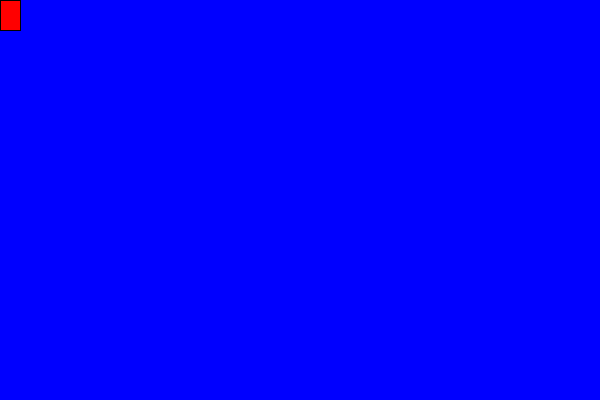
Frame 1 (no input)
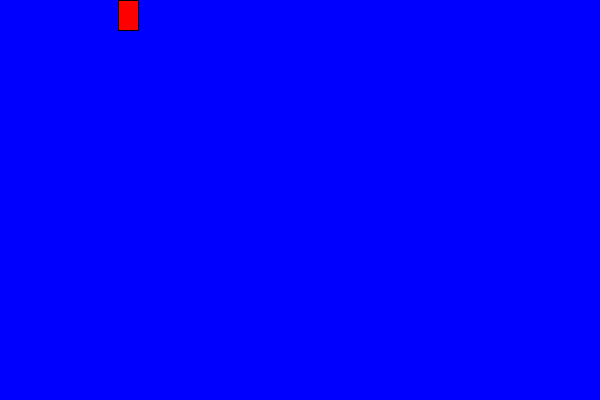
Frame 60 (the mouse pressed at the canvas centre just before this capture)
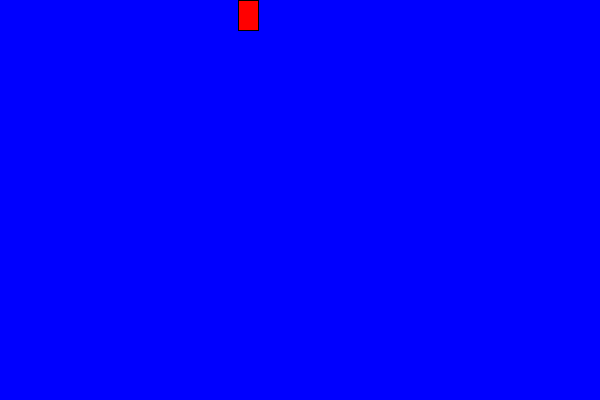
Frame 120 (the mouse held since frame 60 and released just before this capture)

The Processing sketch that drew these frames (run headless with seeded random() and noise(); from frame 60 on, the mouse is pressed at the canvas centre):

// Processing sketch: s04_Animate_and_bounce
// ── s04_Animate_and_bounce.pde
void setup() {
  size(600,400);
  fill(255,0,0);
}

int x = 0;
int y = 0;
int speedX = 2, speedY = 0;
void draw () {
  background(0,0,255);
  rect(x,y,20,30);
  //x++; //++x; x = x+1; X+= 1;
  x += speedX;
  if (x >= 600) {
    speedX = -speedX;
  }
  if (x < 0) {
    speedX = -speedX;
  }
}
